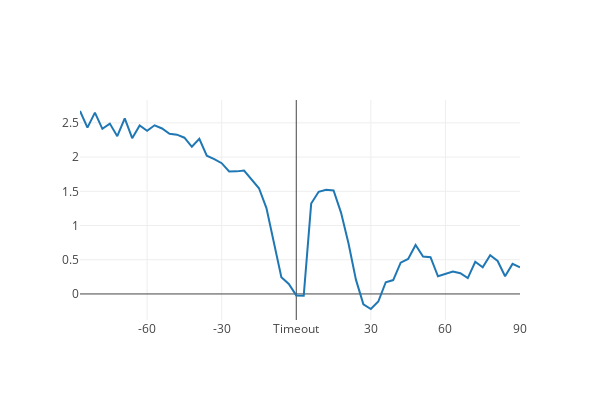

This figure's notebook cell:
### Markdown cell above
- All of this above is cool and all, but I can0t trust analysis of 4th quarter timeouts until my window cutting funtion adds the next timeouts as another condition for the max edge to take.

### Code cell
# - I wanna do the time series with before and after the timeout.

# This is a very slow function:
def select_entire_window(data, location, window):
    
    # our window is gonna be by time in seconds
    # but for each event there might not be enough window for before and after
    # in those cases, we will take until the start or end of the quarter.
    
    time_left = data.loc[location, 'PCTIMESTRING']
    
    # we will calculate a lower limit but for now only look at the time leading up to a timeout (before)
    if time_left - window < 0:
        lower = 0
    else:
        lower = time_left - window
        
    # if the window exceeds the start of the quarter, just take everything up to that point.
    if time_left + window > 720:
        upper = 720
    else:
        upper = time_left + window
 
    data['TIMERELATIVE'] = time_left - data['PCTIMESTRING']
    
    selection = data[(data['GAME_ID'] == data.loc[location, 'GAME_ID']) & (data['PERIOD'] == data.loc[location, 'PERIOD']) & (data['PCTIMESTRING'] >= lower) & (data['PCTIMESTRING'] <= upper)]
        
    return selection.loc[(selection['HOMEDESCRIPTION'].str.contains("PTS", na=False)) | (selection['VISITORDESCRIPTION'].str.contains("PTS", na=False))]


window = 90

time_and_margin_full = []

indices = clean_timeouts.index

for x in indices: 
    
    selection = select_entire_window(data, x, window)
    # if it's an away team timeout, invert score margin
    # the score margin is substracted by it's first value. This assumes that every chunk of data starts with a tie game.
    
    if x in away_timeouts_clean.index:            
        normalized_margin = list((selection['SCOREMARGIN'] - data['SCOREMARGIN'].loc[x])*-1)
    
    else:
        normalized_margin = list(selection['SCOREMARGIN'] - data['SCOREMARGIN'].loc[x])
    
    time_to_timeout = list(selection['TIMERELATIVE'])   
    time_and_margin_full.append(list(zip(time_to_timeout, normalized_margin)))

        

# # # Flatten out the list of tuples
time_and_margin_full_flat = [item for sublist in time_and_margin_full for item in sublist]

# Calculate a binned average of all the values in each data point.
league_avg = stats.binned_statistic([x[0] for x in time_and_margin_full_flat], [x[1] for x in time_and_margin_full_flat], statistic='mean', bins= 30, range=(-window, 0))
league_avg2 = stats.binned_statistic([x[0] for x in time_and_margin_full_flat], [x[1] for x in time_and_margin_full_flat], statistic='mean', bins= 30, range=(0, window))

x_values = list(league_avg[1][1:]) + list(league_avg2[1][1:])
y = list(league_avg[0]) + list(league_avg2[0])

xaxis = dict(tickvals = [-90, -60, -30, 0, 30, 60, 90], ticktext=['-90', '-60', '-30', 'Timeout', '30', '60', '90'])
layout = dict(width=600, height=400, xaxis=xaxis)

score_scatter_text = ['<b>Score: {y:.02f} <br> T-timeout: {x}s'.format(x=x_values[i], y=y[i]) for i in range(len(y))]
score_time_series = [go.Scatter(x= x_values, y= y, name='Average', mode = 'lines', text=score_scatter_text, hoverinfo= 'text')]

fig = go.Figure(data=score_time_series, layout=layout)
iplot(fig, filename='ScoreFullTimeSeriesRAW')

plt.figure()
plt.hist([x[0] for x in time_and_margin_full_flat])

### Figure 1 — Plotly figure (JSON) as saved in the notebook; plotly's stock layout.template omitted (floating-point values rounded to 4 significant figures)
{"data": [{"hoverinfo": "text", "mode": "lines", "name": "Average", "text": ["<b>Score: 2.67 <br> T-timeout: -87.0s", "<b>Score: 2.43 <br> T-timeout: -84.0s", "<b>Score: 2.65 <br> T-timeout: -81.0s", "<b>Score: 2.41 <br> T-timeout: -78.0s", "<b>Score: 2.49 <br> T-timeout: -75.0s", "<b>Score: 2.31 <br> T-timeout: -72.0s", "<b>Score: 2.57 <br> T-timeout: -69.0s", "<b>Score: 2.28 <br> T-timeout: -66.0s", "<b>Score: 2.46 <br> T-timeout: -63.0s", "<b>Score: 2.39 <br> T-timeout: -60.0s", "<b>Score: 2.46 <br> T-timeout: -57.0s", "<b>Score: 2.42 <br> T-timeout: -54.0s", "<b>Score: 2.34 <br> T-timeout: -51.0s", "<b>Score: 2.33 <br> T-timeout: -48.0s", "<b>Score: 2.28 <br> T-timeout: -45.0s", "<b>Score: 2.15 <br> T-timeout: -42.0s", "<b>Score: 2.27 <br> T-timeout: -39.0s", "<b>Score: 2.02 <br> T-timeout: -36.0s", "<b>Score: 1.97 <br> T-timeout: -33.0s", "<b>Score: 1.91 <br> T-timeout: -30.0s", "<b>Score: 1.79 <br> T-timeout: -27.0s", "<b>Score: 1.79 <br> T-timeout: -24.0s", "<b>Score: 1.80 <br> T-timeout: -21.0s", "<b>Score: 1.68 <br> T-timeout: -18.0s", "<b>Score: 1.54 <br> T-timeout: -15.0s", "<b>Score: 1.25 <br> T-timeout: -12.0s", "<b>Score: 0.75 <br> T-timeout: -9.0s", "<b>Score: 0.24 <br> T-timeout: -6.0s", "<b>Score: 0.15 <br> T-timeout: -3.0s", "<b>Score: -0.02 <br> T-timeout: 0.0s", "<b>Score: -0.03 <br> T-timeout: 3.0s", "<b>Score: 1.32 <br> T-timeout: 6.0s", "<b>Score: 1.49 <br> T-timeout: 9.0s", "<b>Score: 1.52 <br> T-timeout: 12.0s", "<b>Score: 1.51 <br> T-timeout: 15.0s", "<b>Score: 1.19 <br> T-timeout: 18.0s", "<b>Score: 0.74 <br> T-timeout: 21.0s", "<b>Score: 0.21 <br> T-timeout: 24.0s", "<b>Score: -0.15 <br> T-timeout: 27.0s", "<b>Score: -0.22 <br> T-timeout: 30.0s", "<b>Score: -0.11 <br> T-timeout: 33.0s", "<b>Score: 0.17 <br> T-timeout: 36.0s", "<b>Score: 0.20 <br> T-timeout: 39.0s", "<b>Score: 0.46 <br> T-timeout: 42.0s", "<b>Score: 0.51 <br> T-timeout: 45.0s", "<b>Score: 0.71 <br> T-timeout: 48.0s", "<b>Score: 0.55 <br> T-timeout: 51.0s", "<b>Score: 0.54 <br> T-timeout: 54.0s", "<b>Score: 0.26 <br> T-timeout: 57.0s", "<b>Score: 0.29 <br> T-timeout: 60.0s", "<b>Score: 0.33 <br> T-timeout: 63.0s", "<b>Score: 0.30 <br> T-timeout: 66.0s", "<b>Score: 0.23 <br> T-timeout: 69.0s", "<b>Score: 0.47 <br> T-timeout: 72.0s", "<b>Score: 0.39 <br> T-timeout: 75.0s", "<b>Score: 0.56 <br> T-timeout: 78.0s", "<b>Score: 0.48 <br> T-timeout: 81.0s", "<b>Score: 0.26 <br> T-timeout: 84.0s", "<b>Score: 0.44 <br> T-timeout: 87.0s", "<b>Score: 0.39 <br> T-timeout: 90.0s"], "type": "scatter", "uid": "7eaabdb4-b718-462e-8044-1310f2c5b576", "x": [-87, -84, -81, -78, -75, -72, -69, -66, -63, -60, -57, -54, -51, -48, -45, -42, -39, -36, -33, -30, -27, -24, -21, -18, -15, -12, -9, -6, -3, 0, 3, 6, 9, 12, 15, 18, 21, 24, 27, 30, 33, 36, 39, 42, 45, 48, 51, 54, 57, 60, 63, 66, 69, 72, 75, 78, 81, 84, 87, 90], "y": [2.674, 2.431, 2.65, 2.413, 2.49, 2.306, 2.567, 2.276, 2.462, 2.385, 2.465, 2.419, 2.34, 2.328, 2.283, 2.151, 2.267, 2.019, 1.969, 1.911, 1.791, 1.791, 1.804, 1.68, 1.545, 1.255, 0.7548, 0.245, 0.1453, -0.02141, -0.02518, 1.321, 1.493, 1.522, 1.512, 1.189, 0.7417, 0.209, -0.1517, -0.2201, -0.1109, 0.1709, 0.2025, 0.4579, 0.512, 0.7148, 0.5477, 0.5367, 0.2575, 0.2911, 0.3281, 0.3028, 0.2313, 0.4695, 0.3898, 0.5644, 0.4816, 0.2593, 0.4392, 0.3885]}], "layout": {"height": 400, "width": 600, "xaxis": {"ticktext": ["-90", "-60", "-30", "Timeout", "30", "60", "90"], "tickvals": [-90, -60, -30, 0, 30, 60, 90]}}}
